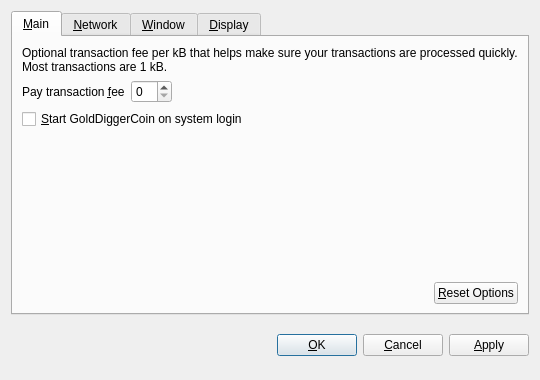
<?xml version="1.0" encoding="UTF-8"?>
<ui version="4.0">
 <class>OptionsDialog</class>
 <widget class="QDialog" name="OptionsDialog">
  <property name="geometry">
   <rect>
    <x>0</x>
    <y>0</y>
    <width>540</width>
    <height>380</height>
   </rect>
  </property>
  <property name="windowTitle">
   <string>Options</string>
  </property>
  <property name="modal">
   <bool>true</bool>
  </property>
  <layout class="QVBoxLayout" name="verticalLayout">
   <item>
    <widget class="QTabWidget" name="tabWidget">
     <property name="tabPosition">
      <enum>QTabWidget::North</enum>
     </property>
     <property name="currentIndex">
      <number>0</number>
     </property>
     <widget class="QWidget" name="tabMain">
      <attribute name="title">
       <string>&amp;Main</string>
      </attribute>
      <layout class="QVBoxLayout" name="verticalLayout_Main">
       <item>
        <widget class="QLabel" name="transactionFeeInfoLabel">
         <property name="text">
          <string>Optional transaction fee per kB that helps make sure your transactions are processed quickly. Most transactions are 1 kB.</string>
         </property>
         <property name="textFormat">
          <enum>Qt::PlainText</enum>
         </property>
         <property name="wordWrap">
          <bool>true</bool>
         </property>
        </widget>
       </item>
       <item>
        <layout class="QHBoxLayout" name="horizontalLayout_1_Main">
         <item>
          <widget class="QLabel" name="transactionFeeLabel">
           <property name="text">
            <string>Pay transaction &amp;fee</string>
           </property>
           <property name="textFormat">
            <enum>Qt::PlainText</enum>
           </property>
           <property name="buddy">
            <cstring>transactionFee</cstring>
           </property>
          </widget>
         </item>
         <item>
          <widget class="BitcoinAmountField" name="transactionFee"/>
         </item>
         <item>
          <spacer name="horizontalSpacer_1_Main">
           <property name="orientation">
            <enum>Qt::Horizontal</enum>
           </property>
           <property name="sizeHint" stdset="0">
            <size>
             <width>40</width>
             <height>20</height>
            </size>
           </property>
          </spacer>
         </item>
        </layout>
       </item>
       <item>
        <widget class="QCheckBox" name="bitcoinAtStartup">
         <property name="toolTip">
          <string>Automatically start GoldDiggerCoin after logging in to the system.</string>
         </property>
         <property name="text">
          <string>&amp;Start GoldDiggerCoin on system login</string>
         </property>
        </widget>
       </item>
       <item>
        <spacer name="verticalSpacer_Main">
         <property name="orientation">
          <enum>Qt::Vertical</enum>
         </property>
         <property name="sizeHint" stdset="0">
          <size>
           <width>20</width>
           <height>40</height>
          </size>
         </property>
        </spacer>
       </item>
       <item>
        <layout class="QHBoxLayout" name="horizontalLayout_2_Main">
         <item>
          <spacer name="horizontalSpacer_2_Main">
           <property name="orientation">
            <enum>Qt::Horizontal</enum>
           </property>
           <property name="sizeHint" stdset="0">
            <size>
             <width>40</width>
             <height>20</height>
            </size>
           </property>
          </spacer>
         </item>
         <item>
          <widget class="QPushButton" name="resetButton">
           <property name="toolTip">
            <string>Reset all client options to default.</string>
           </property>
           <property name="text">
            <string>&amp;Reset Options</string>
           </property>
           <property name="autoDefault">
            <bool>false</bool>
           </property>
          </widget>
         </item>
        </layout>
       </item>
      </layout>
     </widget>
     <widget class="QWidget" name="tabNetwork">
      <attribute name="title">
       <string>&amp;Network</string>
      </attribute>
      <layout class="QVBoxLayout" name="verticalLayout_Network">
       <item>
        <widget class="QCheckBox" name="mapPortUpnp">
         <property name="toolTip">
          <string>Automatically open the GoldDiggerCoin client port on the router. This only works when your router supports UPnP and it is enabled.</string>
         </property>
         <property name="text">
          <string>Map port using &amp;UPnP</string>
         </property>
        </widget>
       </item>
       <item>
        <widget class="QCheckBox" name="connectSocks">
         <property name="toolTip">
          <string>Connect to the GoldDiggerCoin network through a SOCKS proxy (e.g. when connecting through Tor).</string>
         </property>
         <property name="text">
          <string>&amp;Connect through SOCKS proxy:</string>
         </property>
        </widget>
       </item>
       <item>
        <layout class="QHBoxLayout" name="horizontalLayout_Network">
         <item>
          <widget class="QLabel" name="proxyIpLabel">
           <property name="text">
            <string>Proxy &amp;IP:</string>
           </property>
           <property name="textFormat">
            <enum>Qt::PlainText</enum>
           </property>
           <property name="buddy">
            <cstring>proxyIp</cstring>
           </property>
          </widget>
         </item>
         <item>
          <widget class="QValidatedLineEdit" name="proxyIp">
           <property name="maximumSize">
            <size>
             <width>140</width>
             <height>16777215</height>
            </size>
           </property>
           <property name="toolTip">
            <string>IP address of the proxy (e.g. 127.0.0.1)</string>
           </property>
          </widget>
         </item>
         <item>
          <widget class="QLabel" name="proxyPortLabel">
           <property name="text">
            <string>&amp;Port:</string>
           </property>
           <property name="textFormat">
            <enum>Qt::PlainText</enum>
           </property>
           <property name="buddy">
            <cstring>proxyPort</cstring>
           </property>
          </widget>
         </item>
         <item>
          <widget class="QLineEdit" name="proxyPort">
           <property name="maximumSize">
            <size>
             <width>55</width>
             <height>16777215</height>
            </size>
           </property>
           <property name="toolTip">
            <string>Port of the proxy (e.g. 9050)</string>
           </property>
          </widget>
         </item>
         <item>
          <widget class="QLabel" name="socksVersionLabel">
           <property name="text">
            <string>SOCKS &amp;Version:</string>
           </property>
           <property name="textFormat">
            <enum>Qt::PlainText</enum>
           </property>
           <property name="buddy">
            <cstring>socksVersion</cstring>
           </property>
          </widget>
         </item>
         <item>
          <widget class="QValueComboBox" name="socksVersion">
           <property name="toolTip">
            <string>SOCKS version of the proxy (e.g. 5)</string>
           </property>
          </widget>
         </item>
         <item>
          <spacer name="horizontalSpacer_Network">
           <property name="orientation">
            <enum>Qt::Horizontal</enum>
           </property>
           <property name="sizeHint" stdset="0">
            <size>
             <width>40</width>
             <height>20</height>
            </size>
           </property>
          </spacer>
         </item>
        </layout>
       </item>
       <item>
        <spacer name="verticalSpacer_Network">
         <property name="orientation">
          <enum>Qt::Vertical</enum>
         </property>
         <property name="sizeHint" stdset="0">
          <size>
           <width>20</width>
           <height>40</height>
          </size>
         </property>
        </spacer>
       </item>
      </layout>
     </widget>
     <widget class="QWidget" name="tabWindow">
      <attribute name="title">
       <string>&amp;Window</string>
      </attribute>
      <layout class="QVBoxLayout" name="verticalLayout_Window">
       <item>
        <widget class="QCheckBox" name="minimizeToTray">
         <property name="toolTip">
          <string>Show only a tray icon after minimizing the window.</string>
         </property>
         <property name="text">
          <string>&amp;Minimize to the tray instead of the taskbar</string>
         </property>
        </widget>
       </item>
       <item>
        <widget class="QCheckBox" name="minimizeOnClose">
         <property name="toolTip">
          <string>Minimize instead of exit the application when the window is closed. When this option is enabled, the application will be closed only after selecting Quit in the menu.</string>
         </property>
         <property name="text">
          <string>M&amp;inimize on close</string>
         </property>
        </widget>
       </item>
       <item>
        <spacer name="verticalSpacer_Window">
         <property name="orientation">
          <enum>Qt::Vertical</enum>
         </property>
         <property name="sizeHint" stdset="0">
          <size>
           <width>20</width>
           <height>40</height>
          </size>
         </property>
        </spacer>
       </item>
      </layout>
     </widget>
     <widget class="QWidget" name="tabDisplay">
      <attribute name="title">
       <string>&amp;Display</string>
      </attribute>
      <layout class="QVBoxLayout" name="verticalLayout_Display">
       <item>
        <layout class="QHBoxLayout" name="horizontalLayout_1_Display">
         <item>
          <widget class="QLabel" name="langLabel">
           <property name="text">
            <string>User Interface &amp;language:</string>
           </property>
           <property name="textFormat">
            <enum>Qt::PlainText</enum>
           </property>
           <property name="buddy">
            <cstring>lang</cstring>
           </property>
          </widget>
         </item>
         <item>
          <widget class="QValueComboBox" name="lang">
           <property name="toolTip">
            <string>The user interface language can be set here. This setting will take effect after restarting GoldDiggerCoin.</string>
           </property>
          </widget>
         </item>
        </layout>
       </item>
       <item>
        <layout class="QHBoxLayout" name="horizontalLayout_2_Display">
         <item>
          <widget class="QLabel" name="unitLabel">
           <property name="text">
            <string>&amp;Unit to show amounts in:</string>
           </property>
           <property name="textFormat">
            <enum>Qt::PlainText</enum>
           </property>
           <property name="buddy">
            <cstring>unit</cstring>
           </property>
          </widget>
         </item>
         <item>
          <widget class="QValueComboBox" name="unit">
           <property name="toolTip">
            <string>Choose the default subdivision unit to show in the interface and when sending coins.</string>
           </property>
          </widget>
         </item>
        </layout>
       </item>
       <item>
        <widget class="QCheckBox" name="displayAddresses">
         <property name="toolTip">
          <string>Whether to show GoldDiggerCoin addresses in the transaction list or not.</string>
         </property>
         <property name="text">
          <string>&amp;Display addresses in transaction list</string>
         </property>
        </widget>
       </item>
       <item>
        <widget class="QCheckBox" name="coinControlFeatures">
         <property name="toolTip">
          <string>Whether to show coin control features or not.</string>
         </property>
         <property name="text">
          <string>Display coin &amp;control features (experts only!)</string>
         </property>
        </widget>
       </item>
       <item>
        <spacer name="verticalSpacer_Display">
         <property name="orientation">
          <enum>Qt::Vertical</enum>
         </property>
         <property name="sizeHint" stdset="0">
          <size>
           <width>20</width>
           <height>40</height>
          </size>
         </property>
        </spacer>
       </item>
      </layout>
     </widget>
    </widget>
   </item>
   <item>
    <layout class="QHBoxLayout" name="horizontalLayout_Buttons">
     <item>
      <spacer name="horizontalSpacer_1">
       <property name="orientation">
        <enum>Qt::Horizontal</enum>
       </property>
       <property name="sizeHint" stdset="0">
        <size>
         <width>40</width>
         <height>48</height>
        </size>
       </property>
      </spacer>
     </item>
     <item>
      <widget class="QLabel" name="statusLabel">
       <property name="font">
        <font>
         <weight>75</weight>
         <bold>true</bold>
        </font>
       </property>
       <property name="text">
        <string/>
       </property>
       <property name="textFormat">
        <enum>Qt::PlainText</enum>
       </property>
       <property name="wordWrap">
        <bool>true</bool>
       </property>
      </widget>
     </item>
     <item>
      <spacer name="horizontalSpacer_2">
       <property name="orientation">
        <enum>Qt::Horizontal</enum>
       </property>
       <property name="sizeHint" stdset="0">
        <size>
         <width>40</width>
         <height>48</height>
        </size>
       </property>
      </spacer>
     </item>
     <item>
      <widget class="QPushButton" name="okButton">
       <property name="text">
        <string>&amp;OK</string>
       </property>
      </widget>
     </item>
     <item>
      <widget class="QPushButton" name="cancelButton">
       <property name="text">
        <string>&amp;Cancel</string>
       </property>
       <property name="autoDefault">
        <bool>false</bool>
       </property>
      </widget>
     </item>
     <item>
      <widget class="QPushButton" name="applyButton">
       <property name="text">
        <string>&amp;Apply</string>
       </property>
       <property name="autoDefault">
        <bool>false</bool>
       </property>
      </widget>
     </item>
    </layout>
   </item>
  </layout>
 </widget>
 <customwidgets>
  <customwidget>
   <class>BitcoinAmountField</class>
   <extends>QSpinBox</extends>
   <header>bitcoinamountfield.h</header>
  </customwidget>
  <customwidget>
   <class>QValueComboBox</class>
   <extends>QComboBox</extends>
   <header>qvaluecombobox.h</header>
  </customwidget>
  <customwidget>
   <class>QValidatedLineEdit</class>
   <extends>QLineEdit</extends>
   <header>qvalidatedlineedit.h</header>
  </customwidget>
 </customwidgets>
 <resources/>
 <connections/>
</ui>
